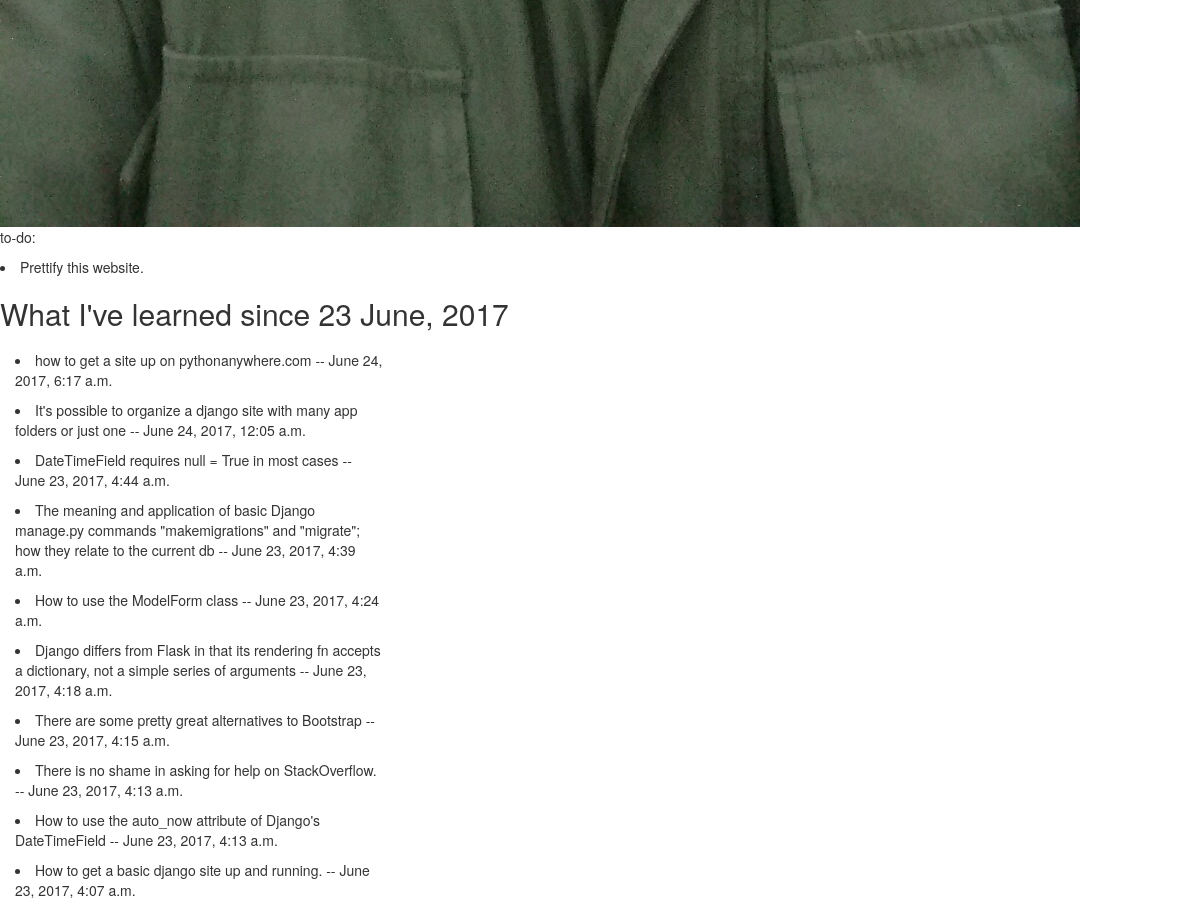
Before: / (lower part) with the older database file.
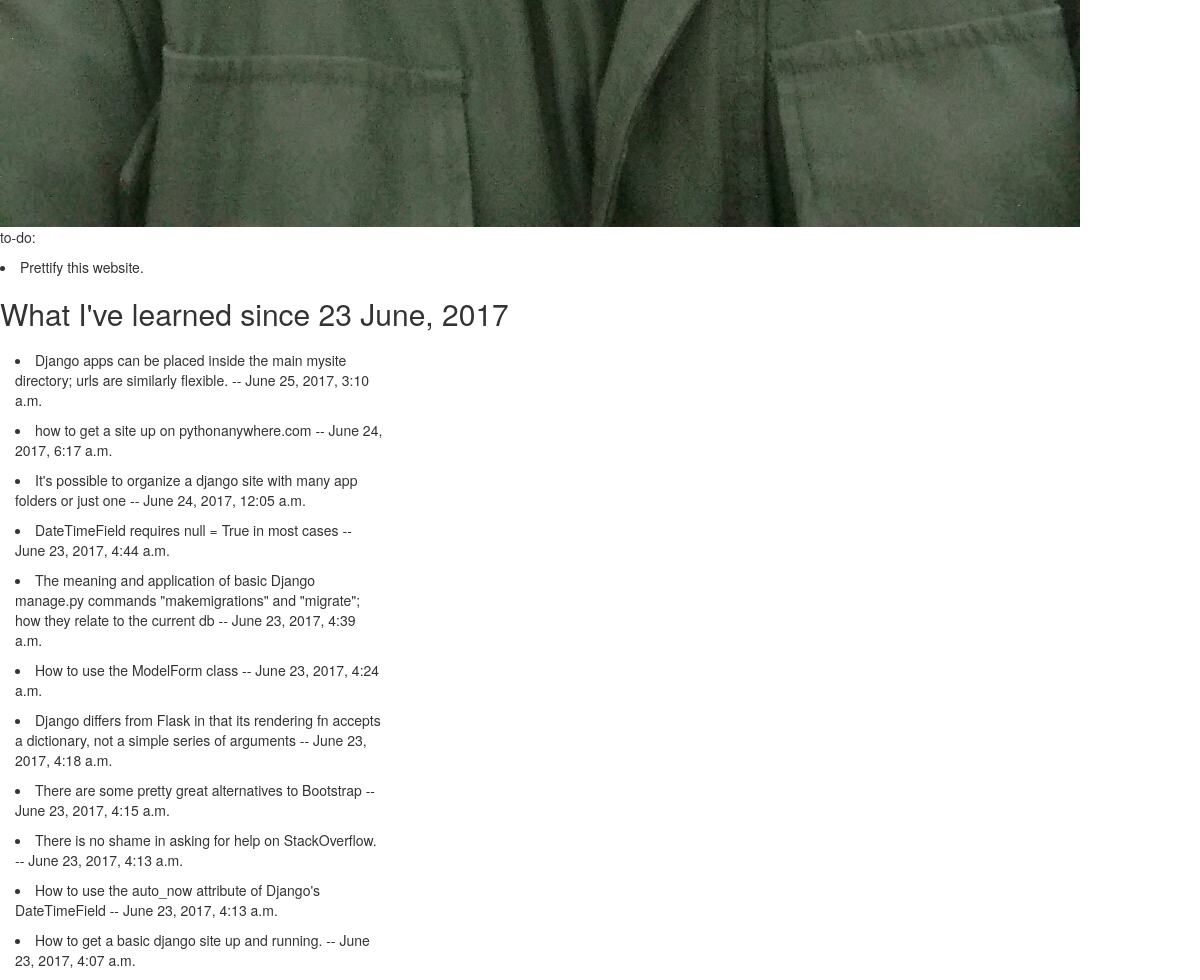
After: the same page with the newer database file.
### posts/models.py (models this page shows)
class List(models.Model):
    content = models.CharField(max_length = 100)
    pub_date = models.DateTimeField('date published', auto_now = True, null = True)
    def __str__(self):
        return self.content

class Post(models.Model):
    content = models.CharField(max_length = 200)
    pub_date = models.DateTimeField('date published', auto_now = True, null = True)
    def __str__(self):
        return self.content

### posts/views.py (the view)
# urls.py: url(r'^$', views.post, name= 'main')
def post(request ):
    post_list = Post.objects.order_by('id')
    pub_date = Post.pub_date
    to_do_list = List.objects.order_by('id')
    to_do_date = List.pub_date
    return render(request, 'posts/main.html', {
            'post': post_list, 'pub_date' : pub_date,
            'to_do_list':to_do_list, 'to_do_date':to_do_date},
    )

### posts/templates/posts/main.html (shortened to what this page needs)
<head>
  <link rel="stylesheet" href="https://maxcdn.bootstrapcdn.com/bootstrap/3.3.7/css/bootstrap.min.css">
{% load static %}
<img src = '{% static 'posts/mypic.JPG' %}' alt = '?'/>
<div class = 'container-fluid'>
  <div style class = 'row'>
    <div 'col-md-4'>
      <p>to-do:</p>
      {% for i in to_do_list %}
      <li>{{ i }}</li>
      {% endfor %}
      <h2>What I've learned since 23 June, 2017</h2>
    </div>
  </div>
</div>
</head>
<body>
  <div class = 'container-fluid'>
    <div class = 'row'>
      <div class = 'col-sm-4'>
      {% for i in post reversed  %}
      <li>{{ i }} -- {{ i.pub_date }}</li>
      {% endfor %}
      </div>
    </div>
  </div>
</body>

### posts/templates/posts/main.html (style rules this page uses)
li { margin: 10px 0; }

Changed rows visible on the page:
added Post: content "Django apps can be placed inside the main mysite directory; urls are similarly flexible.", pub_date "June 25, 2017, 3:10 a.m."
